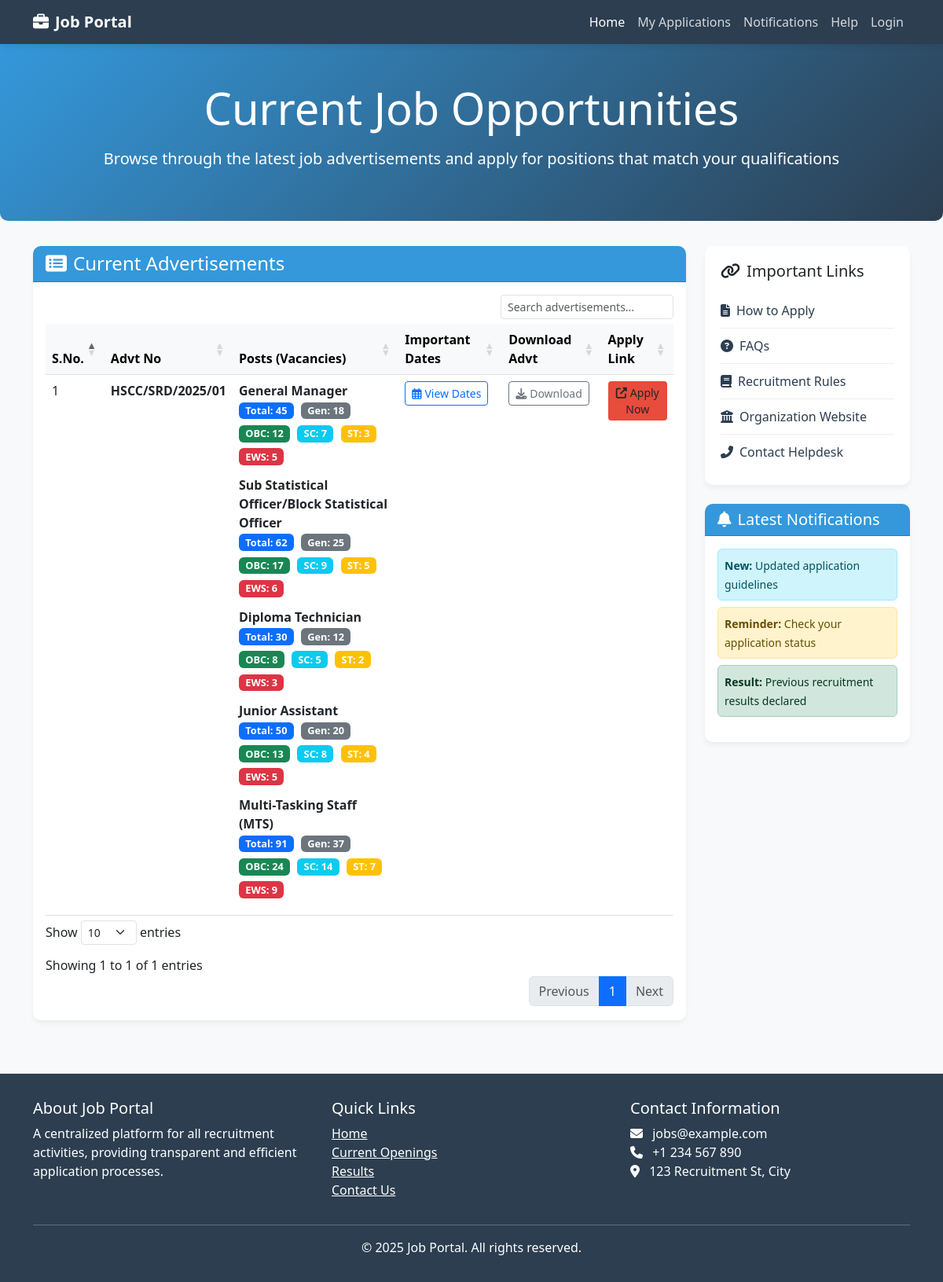
The app's page /demo.php with its own data.
### tables this page shows
CREATE TABLE `advertisements` (
  `id` int(11) NOT NULL,
  `advertisement_number` varchar(50) NOT NULL,
  `application_start_date` date NOT NULL,
  `application_end_date` date NOT NULL,
  `last_date_payment` date NOT NULL,
  `detail_link` varchar(255) DEFAULT NULL,
  `apply_link` varchar(255) DEFAULT NULL,
  `is_active` tinyint(1) DEFAULT 1,
  `created_at` timestamp NOT NULL DEFAULT current_timestamp(),
  `updated_at` timestamp NOT NULL DEFAULT current_timestamp() ON UPDATE current_timestamp()
);

CREATE TABLE `posts` (
  `id` int(11) NOT NULL,
  `advertisement_id` int(11) NOT NULL,
  `post_name` varchar(255) NOT NULL,
  `eligibility` text DEFAULT NULL,
  `total_vacancies` int(11) DEFAULT 0,
  `vacancies_general` int(11) DEFAULT 0,
  `vacancies_obc` int(11) DEFAULT 0,
  `vacancies_sc` int(11) DEFAULT 0,
  `vacancies_st` int(11) DEFAULT 0,
  `vacancies_ews` int(11) DEFAULT 0,
  `created_at` timestamp NOT NULL DEFAULT current_timestamp(),
  `updated_at` timestamp NOT NULL DEFAULT current_timestamp() ON UPDATE current_timestamp()
);

### demo.php (the view, shortened to what this page needs)
<?php
$db = new mysqli('localhost', 'your_username', 'your_password', 'your_database');
$current_date = date('Y-m-d');
$query = "SELECT a.*,
          (SELECT COUNT(*) FROM posts p WHERE p.advertisement_id = a.id) as post_count
          FROM advertisements a
          WHERE a.is_active = 1
          AND a.application_start_date <= '$current_date'
          AND a.application_end_date >= '$current_date'
          ORDER BY a.application_start_date DESC";
$advertisements = $db->query($query);
function getPosts($db, $advertisement_id) {
    $query = "SELECT * FROM posts WHERE advertisement_id = ?";
    $stmt = $db->prepare($query);
    $stmt->bind_param('i', $advertisement_id);
    $stmt->execute();
    return $stmt->get_result();
}
?>
<!DOCTYPE html>
<html lang="en">
<head>
    <link href="https://cdn.jsdelivr.net/npm/bootstrap@5.3.0/dist/css/bootstrap.min.css" rel="stylesheet">
    <link rel="stylesheet" href="https://cdn.datatables.net/1.13.6/css/dataTables.bootstrap5.min.css">
    <link rel="stylesheet" href="https://cdnjs.cloudflare.com/ajax/libs/font-awesome/6.4.0/css/all.min.css">
</head>
<body>
    <nav class="navbar navbar-expand-lg navbar-dark sticky-top">
        <div class="container">
            <a class="navbar-brand" href="#">
                <i class="fas fa-briefcase me-2"></i>Job Portal
            </a>
            <div class="collapse navbar-collapse" id="navbarNav">
                <ul class="navbar-nav ms-auto">
                    <li class="nav-item">
                        <a class="nav-link active" href="#">Home</a>
                    </li>
                    <li class="nav-item">
                        <a class="nav-link" href="#">My Applications</a>
                    </li>
                    <li class="nav-item">
                        <a class="nav-link" href="#">Notifications</a>
                    </li>
                    <li class="nav-item">
                        <a class="nav-link" href="#">Help</a>
                    </li>
                    <?php if (isset($_SESSION['user_id'])): ?>
                        <li class="nav-item">
                            <a class="nav-link" href="logout.php">Logout</a>
                        </li>
                    <?php else: ?>
                        <li class="nav-item">
                            <a class="nav-link" href="login.php">Login</a>
                        </li>
                    <?php endif; ?>
                </ul>
            </div>
        </div>
    </nav>
    <div class="hero-section">
        <div class="container text-center">
            <h1 class="display-4 mb-3">Current Job Opportunities</h1>
            <p class="lead">Browse through the latest job advertisements and apply for positions that match your qualifications</p>
        </div>
    </div>
    <div class="container mb-5">
        <div class="row">
            <div class="col-lg-9">
                <div class="card">
                    <div class="card-header">
                        <h4 class="mb-0"><i class="fas fa-list-alt me-2"></i>Current Advertisements</h4>
                    </div>
                    <div class="card-body">
                        <div class="table-responsive">
                            <table id="advertisementsTable" class="table table-hover">
                                <thead class="table-light">
                                    <tr>
                                        <th>S.No.</th>
                                        <th>Advt No</th>
                                        <th>Posts (Vacancies)</th>
                                        <th>Important Dates</th>
                                        <th>Download Advt</th>
                                        <th>Apply Link</th>
                                    </tr>
                                </thead>
                                <tbody>
                                    <?php $sno = 1; ?>
                                    <?php while ($ad = $advertisements->fetch_assoc()):
                                        $posts = getPosts($db, $ad['id']);
                                    ?>
                                        <tr>
                                            <td><?= $sno++ ?></td>
                                            <td>
                                                <strong><?= htmlspecialchars($ad['advertisement_number']) ?></strong>
                                            </td>
                                            <td>
                                                <?php while ($post = $posts->fetch_assoc()): ?>
                                                    <div class="mb-2">
                                                        <strong><?= htmlspecialchars($post['post_name']) ?></strong>
                                                        <div>
                                                            <span class="badge bg-primary vacancy-badge">Total: <?= $post['total_vacancies'] ?></span>
                                                            <span class="badge bg-secondary vacancy-badge">Gen: <?= $post['vacancies_general'] ?></span>
                                                            <span class="badge bg-success vacancy-badge">OBC: <?= $post['vacancies_obc'] ?></span>
                                                            <span class="badge bg-info vacancy-badge">SC: <?= $post['vacancies_sc'] ?></span>
                                                            <span class="badge bg-warning vacancy-badge">ST: <?= $post['vacancies_st'] ?></span>
                                                            <span class="badge bg-danger vacancy-badge">EWS: <?= $post['vacancies_ews'] ?></span>
                                                        </div>
                                                    </div>
                                                <?php endwhile; ?>
                                            </td>
                                            <td>
                                                <button class="btn btn-sm btn-outline-primary" data-bs-toggle="modal"
                                                        data-bs-target="#datesModal<?= $ad['id'] ?>">
                                                    <i class="far fa-calendar-alt me-1"></i>View Dates
                                                </button>
                                            </td>
                                            <td>
                                                <?php if (!empty($ad['detail_link'])): ?>
                                                    <a href="<?= htmlspecialchars($ad['detail_link']) ?>" class="btn btn-sm btn-outline-secondary" target="_blank">
                                                        <i class="fas fa-download me-1"></i>Download
                                                    </a>
                                                <?php else: ?>
                                                    <span class="text-muted">Not Available</span>
                                                <?php endif; ?>
                                            </td>
                                            <td>
                                                <?php if (!empty($ad['apply_link'])): ?>
                                                    <a href="<?= htmlspecialchars($ad['apply_link']) ?>" class="btn btn-sm btn-apply" target="_blank">
                                                        <i class="fas fa-external-link-alt me-1"></i>Apply Now
                                                    </a>
                                                <?php else: ?>
                                                    <span class="text-muted">Not Available</span>
                                                <?php endif; ?>
                                            </td>
                                        </tr>
                                    <?php endwhile; ?>
                                </tbody>
                            </table>
                        </div>
                    </div>
                </div>
            </div>
            <div class="col-lg-3">
                <div class="important-links mb-4">
                    <h5 class="mb-3"><i class="fas fa-link me-2"></i>Important Links</h5>
                    <div class="link-item">
                        <a href="#"><i class="fas fa-file-alt me-2"></i>How to Apply</a>
                    </div>
                    <div class="link-item">
                        <a href="#"><i class="fas fa-question-circle me-2"></i>FAQs</a>
                    </div>
                    <div class="link-item">
                        <a href="#"><i class="fas fa-book me-2"></i>Recruitment Rules</a>
                    </div>
                    <div class="link-item">
                        <a href="#"><i class="fas fa-university me-2"></i>Organization Website</a>
                    </div>
                    <div class="link-item">
                        <a href="#"><i class="fas fa-phone-alt me-2"></i>Contact Helpdesk</a>
                    </div>
                </div>
                <div class="card">
                    <div class="card-header">
                        <h5 class="mb-0"><i class="fas fa-bell me-2"></i>Latest Notifications</h5>
                    </div>
                    <div class="card-body">
                        <div class="alert alert-info p-2 mb-2">
                            <small><strong>New:</strong> Updated application guidelines</small>
                        </div>
                        <div class="alert alert-warning p-2 mb-2">
                            <small><strong>Reminder:</strong> Check your application status</small>
                        </div>
                        <div class="alert alert-success p-2">
                            <small><strong>Result:</strong> Previous recruitment results declared</small>
                        </div>
                    </div>
                </div>
            </div>
        </div>
    </div>
    <footer>
        <div class="container">
            <div class="row">
                <div class="col-md-4">
                    <h5>About Job Portal</h5>
                    <p>A centralized platform for all recruitment activities, providing transparent and efficient application processes.</p>
                </div>
                <div class="col-md-4">
                    <h5>Quick Links</h5>
                    <ul class="list-unstyled">
                        <li><a href="#" class="text-white">Home</a></li>
                        <li><a href="#" class="text-white">Current Openings</a></li>
                        <li><a href="#" class="text-white">Results</a></li>
                        <li><a href="#" class="text-white">Contact Us</a></li>
                    </ul>
                </div>
                <div class="col-md-4">
                    <h5>Contact Information</h5>
                    <ul class="list-unstyled">
                        <li><i class="fas fa-envelope me-2"></i> jobs@example.com</li>
                        <li><i class="fas fa-phone me-2"></i> +1 234 567 890</li>
                        <li><i class="fas fa-map-marker-alt me-2"></i> 123 Recruitment St, City</li>
                    </ul>
                </div>
            </div>
            <hr class="bg-light">
            <div class="text-center">
                <p class="mb-0">&copy; <?= date('Y') ?> Job Portal. All rights reserved.</p>
            </div>
        </div>
    </footer>
</body>
</html>

### demo.php (style rules this page uses)
:root { --primary-color: #3498db; --secondary-color: #2c3e50; --accent-color: #e74c3c; }
body { font-family: 'Segoe UI', Tahoma, Geneva, Verdana, sans-serif; background-color: #f8f9fa; }
.navbar { background-color: var(--secondary-color); box-shadow: 0 2px 10px rgba(0,0,0,0.1); }
.navbar-brand { font-weight: 700; color: white !important; }
.nav-link { color: rgba(255,255,255,0.8) !important; font-weight: 500; }
.nav-link:hover, .nav-link.active { color: white !important; }
.hero-section { background: linear-gradient(135deg, var(--primary-color), var(--secondary-color)); color: white; padding: 3rem 0; margin-bottom: 2rem; border-radius: 0 0 10px 10px; }
.card { border: none; border-radius: 10px; box-shadow: 0 4px 6px rgba(0,0,0,0.05); transition: transform 0.3s ease; margin-bottom: 20px; }
.card-header { background-color: var(--primary-color); color: white; border-radius: 10px 10px 0 0 !important; font-weight: 600; }
.btn-apply { background-color: var(--accent-color); border: none; font-weight: 500; }
.important-links { background-color: white; border-radius: 10px; padding: 20px; box-shadow: 0 4px 6px rgba(0,0,0,0.05); }
.link-item { padding: 10px 0; border-bottom: 1px solid #eee; }
.link-item:last-child { border-bottom: none; }
.link-item a { color: var(--secondary-color); text-decoration: none; transition: color 0.3s; }
.vacancy-badge { font-size: 0.8rem; margin-right: 5px; margin-bottom: 5px; }
footer { background-color: var(--secondary-color); color: white; padding: 2rem 0; margin-top: 3rem; }

### records on screen
advertisements: advertisement_number "HSCC/SRD/2025/01"
posts: post_name "General Manager", total_vacancies "45", vacancies_general "18", vacancies_obc "12", vacancies_sc "7", vacancies_st "3", vacancies_ews "5"
posts: post_name "Sub Statistical Officer/Block Statistical Officer", total_vacancies "62", vacancies_general "25", vacancies_obc "17", vacancies_sc "9", vacancies_st "5", vacancies_ews "6"
posts: post_name "Diploma Technician", total_vacancies "30", vacancies_general "12", vacancies_obc "8", vacancies_sc "5", vacancies_st "2", vacancies_ews "3"
posts: post_name "Junior Assistant", total_vacancies "50", vacancies_general "20", vacancies_obc "13", vacancies_sc "8", vacancies_st "4", vacancies_ews "5"
posts: post_name "Multi-Tasking Staff (MTS)", total_vacancies "91", vacancies_general "37", vacancies_obc "24", vacancies_sc "14", vacancies_st "7", vacancies_ews "9"
